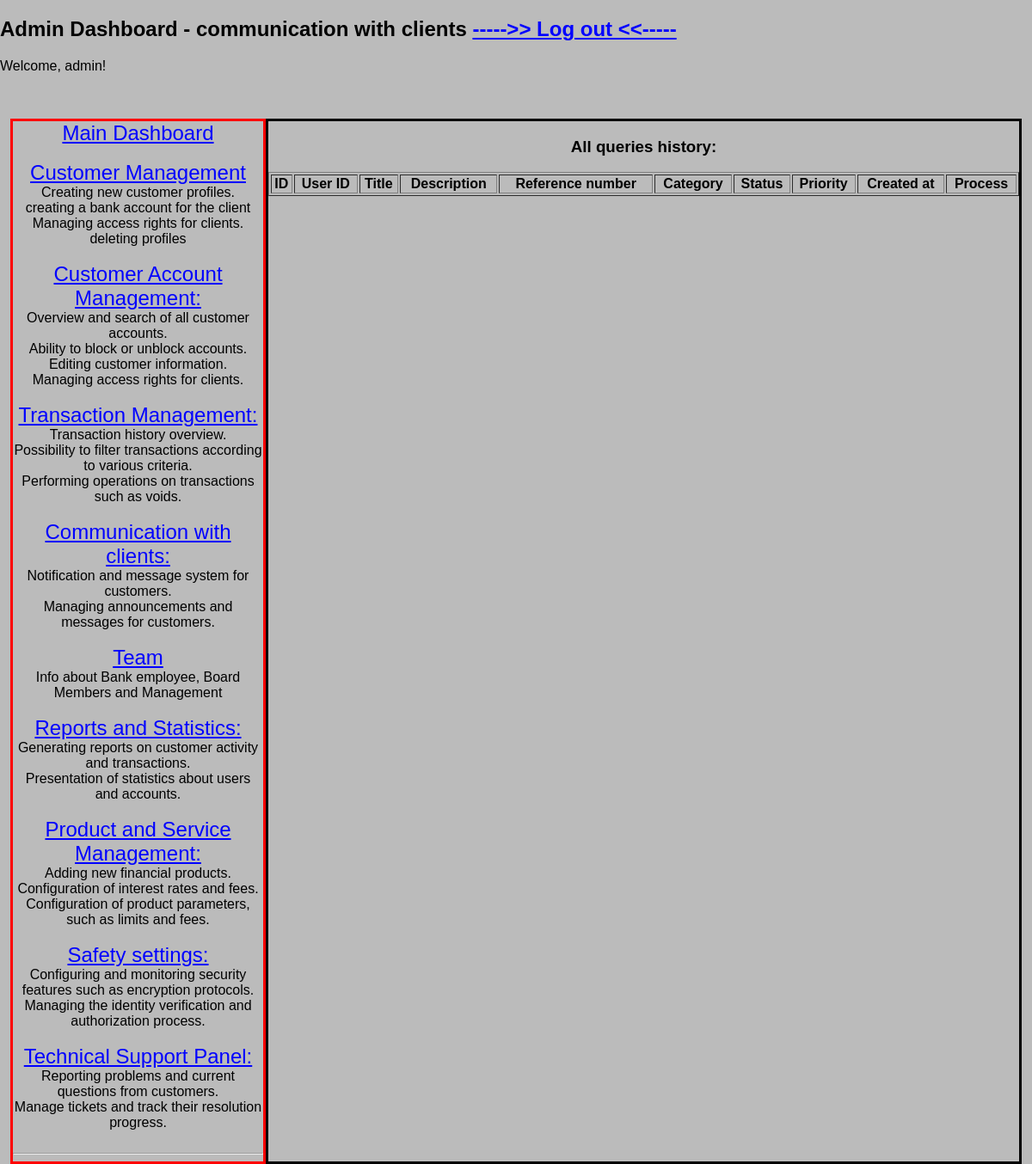
The app's page /communication_with_clients (signed in), older data.
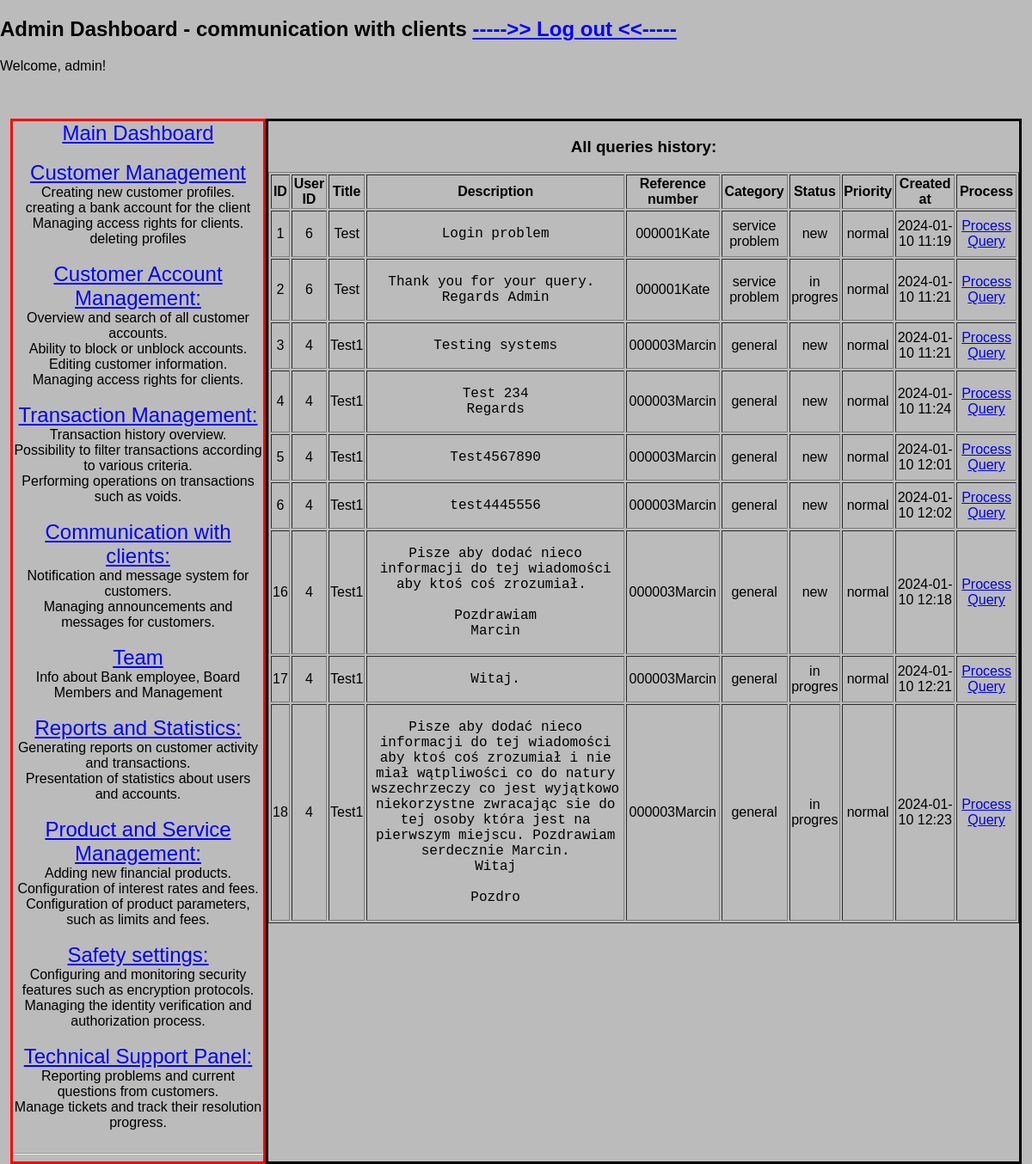
The same page, newer data.
### models/models.py (models this page shows)
class SupportTickets(db.Model):
    id = db.Column(db.Integer, primary_key=True)
    user_id = db.Column(db.Integer, db.ForeignKey('users.id'), nullable=False)
    title = db.Column(db.String(100), nullable=False)
    description = db.Column(db.Text, nullable=False)
    reference_number = db.Column(db.String(50), nullable=False)
    status = db.Column(db.String(50), nullable=False, default='new')  # values: new, in progress, closed, rejected
    priority = db.Column(db.String(50), nullable=False, default='normal')  # values: normal, high, urgent
    category = db.Column(db.String(50), nullable=False, default='general')  # values: general, fraud, service problem, money transfer
    created_at = db.Column(db.DateTime, default=datetime.utcnow)

### app.py (the view)
@app.route('/communication_with_clients', methods=['GET', 'POST'])
@login_required
@admin_required
def cwc():
    all_queries = SupportTickets.query.all()
    return render_template('communication_with_clients.html', all_queries = all_queries)

### app.py (called while the page is built)
@app.before_request
def initialize_database():
    db.create_all()
    session.permanent = True

@login_manager.user_loader
def load_user(user_id):
    return Users.query.get(int(user_id))

def admin_required(func):
    @wraps(func)
    def decorated_view(*args, **kwargs):
        if not current_user.is_authenticated or current_user.role != 'admin':
            abort(403)  # Zwraca błąd 403 Forbidden, jeśli użytkownik nie jest adminem
        return func(*args, **kwargs)
    return decorated_view

### templates/communication_with_clients.html (shortened to what this page needs)
{% extends 'base_admin.html' %}
{% block subtitle %} - communication with clients{% endblock %}
{% block content %}
<h3>All queries history: </h3>
<table border="1" class="center-table" width = "100%">
  <thead>
      <tr>
          <th>ID</th>
          <th>User ID</th>
          <th>Title</th>
          <th class="messages-table">Description</th>
          <th>Reference number</th>
          <th>Category</th>
          <th>Status</th>
          <th>Priority</th>
          <th>Created at</th>
          <th>Process</th>
      </tr>
  </thead>
  <tbody>
      {% for query in all_queries %}
          <tr>
              <td>{{ query.id }}</td>
              <td>{{ query.user_id }}</td>
              <td>{{ query.title }}</td>
              <td class="messages-table" style="font-size: 16px;"><pre style="white-space: pre-wrap;">{{ query.description }}</pre></td>
              <td>{{ query.reference_number }}</td>
              <td>{{ query.category }}</td>
              <td>{{ query.status }}</td>
              <td>{{ query.priority }}</td>
              <td>{{ query.created_at.strftime('%Y-%m-%d %H:%M') }}</td>
              <td><a href="{{ url_for('process_query', query_ref=query.reference_number) }}">Process Query</a></td>
          </tr>
      {% endfor %}
  </tbody>
</table>
{% endblock %}

Row changes from the older to the newer data that the page shows:
added SupportTickets: id "1", user_id "6", title "Test", description "Login problem", reference_number "000001Kate", category "service problem", status "new", priority "normal", created_at "2024-01-10 11:19"
added SupportTickets: id "2", user_id "6", title "Test", description "Thank you for your query. Regards Admin", reference_number "000001Kate", category "service problem", status "in progres", priority "normal", created_at "2024-01-10 11:21"
added SupportTickets: id "3", user_id "4", title "Test1", description "Testing systems", reference_number "000003Marcin", category "general", status "new", priority "normal", created_at "2024-01-10 11:21"
added SupportTickets: id "4", user_id "4", title "Test1", description "Test 234 Regards", reference_number "000003Marcin", category "general", status "new", priority "normal", created_at "2024-01-10 11:24"
added SupportTickets: id "5", user_id "4", title "Test1", description "Test4567890", reference_number "000003Marcin", category "general", status "new", priority "normal", created_at "2024-01-10 12:01"
added SupportTickets: id "6", user_id "4", title "Test1", description "test4445556", reference_number "000003Marcin", category "general", status "new", priority "normal", created_at "2024-01-10 12:02"
added SupportTickets: id "16", user_id "4", title "Test1", description "Pisze aby dodać nieco informacji do tej wiadomości aby ktoś coś zrozumiał. Pozdrawiam Marcin", reference_number "000003Marcin", category "general", status "new", priority "normal", created_at "2024-01-10 12:18"
added SupportTickets: id "17", user_id "4", title "Test1", description "Witaj.", reference_number "000003Marcin", category "general", status "in progres", priority "normal", created_at "2024-01-10 12:21"
added SupportTickets: id "18", user_id "4", title "Test1", description "Pisze aby dodać nieco informacji do tej wiadomości aby ktoś coś zrozumiał i nie miał wątpliwości co do natury wszechrzeczy co jest wyjątkowo niekorzystne zwracając sie do tej osoby która jest na pierwszym miejscu. Pozdrawiam serdecznie Marcin. Witaj Pozdro", reference_number "000003Marcin", category "general", status "in progres", priority "normal", created_at "2024-01-10 12:23"
